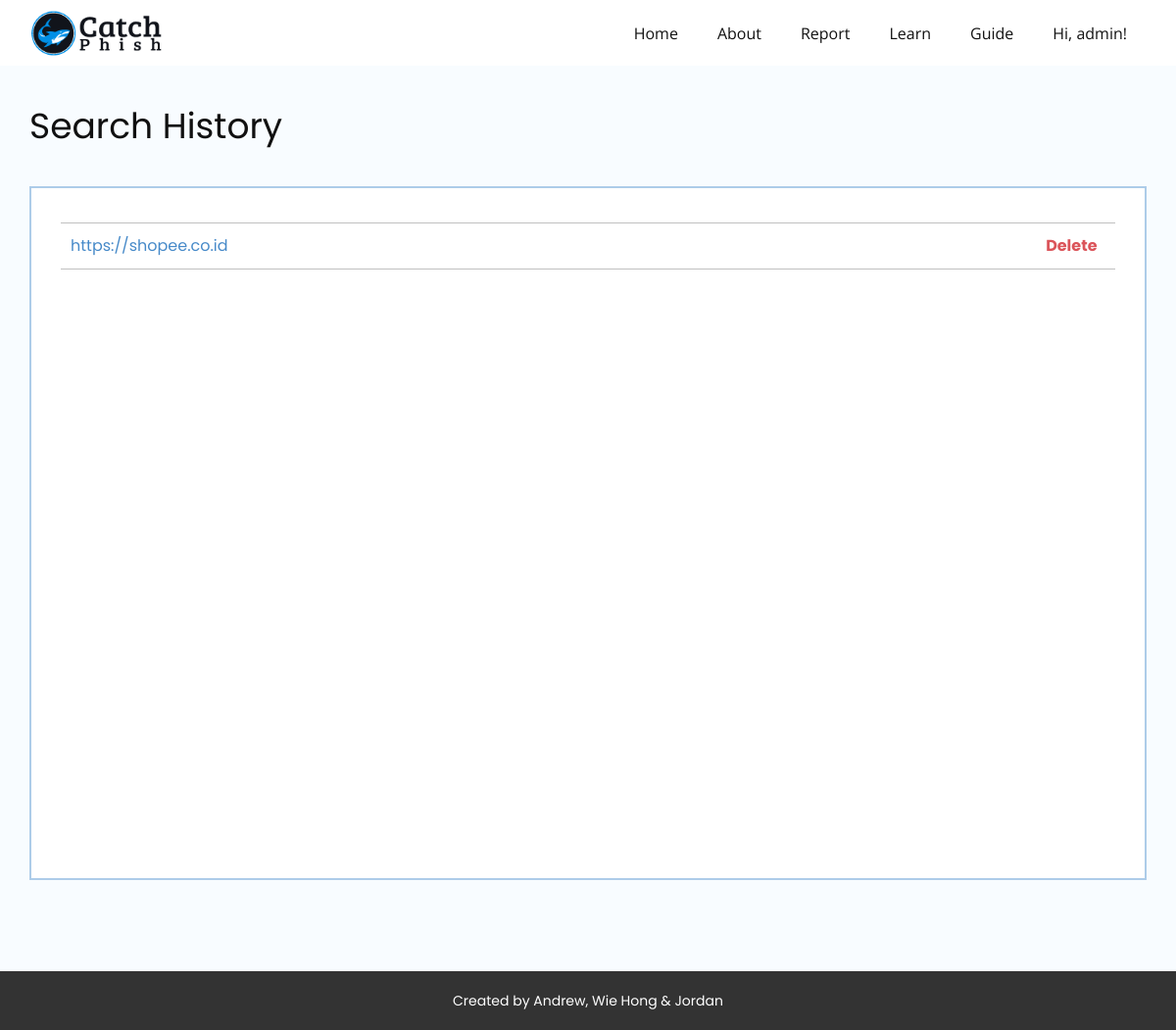
/history/ (signed in), run on an earlier commit of the app's database.
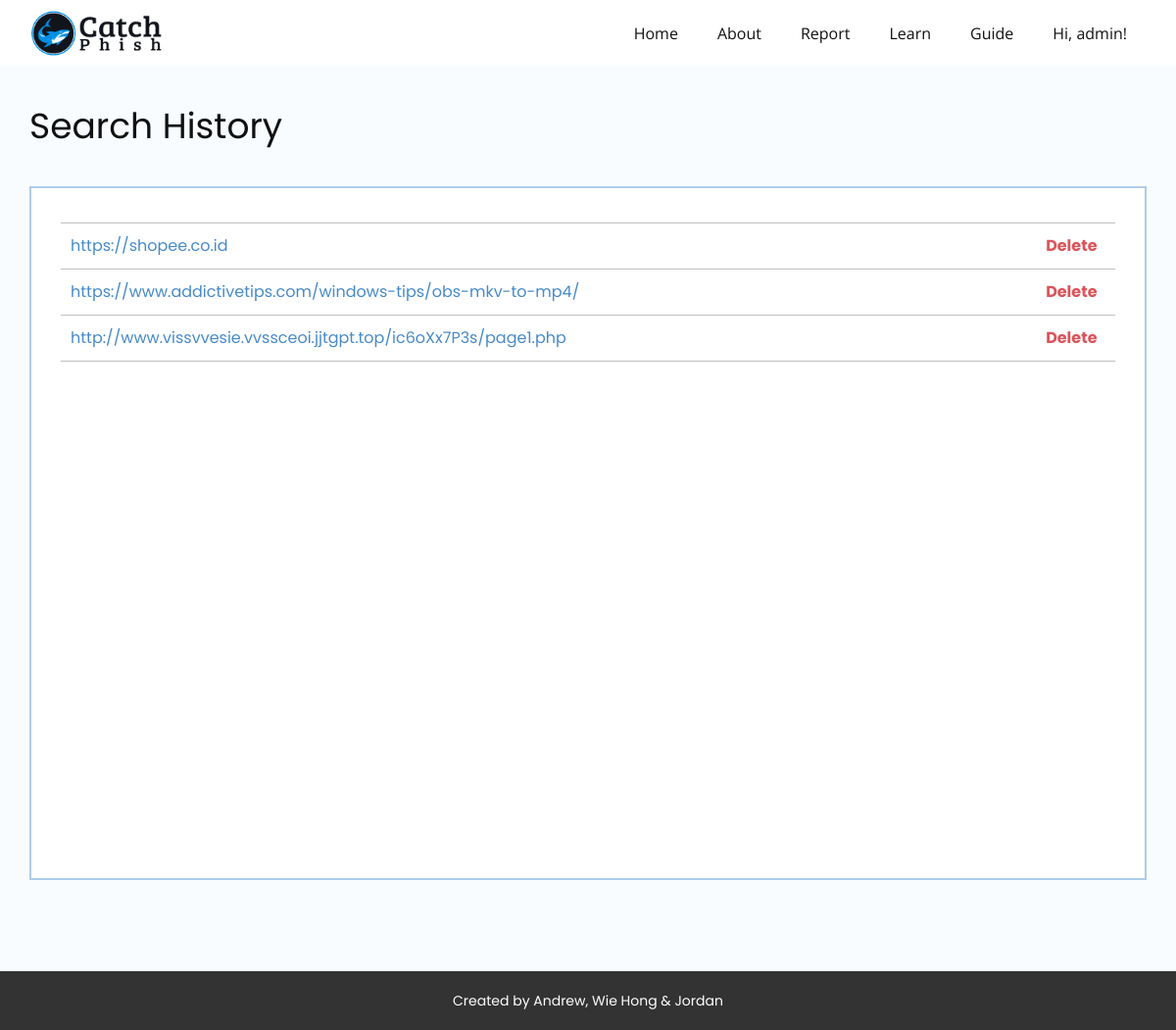
And on a later commit of the database.
### predict/models.py (models this page shows, shortened)
class historyModel(models.Model):
    user = models.ForeignKey(User, on_delete=models.CASCADE, related_name="url_user", null=True)
    url = models.CharField(max_length=250)
    is_phishing = models.BooleanField(null=True)
    screenshot = models.ImageField(upload_to='images/', null=True)
    whois_domain = models.CharField(max_length=200, null=True)
    whois_registrar = models.CharField(max_length=200, null=True)
    whois_ns = models.CharField(max_length=200, null=True)
    whois_name = models.CharField(max_length=200, null=True)
    whois_org = models.CharField(max_length=200, null=True)
    whois_address = models.CharField(max_length=200, null=True)
    whois_city = models.CharField(max_length=200, null=True)
    whois_exp = models.CharField(max_length=200, null=True)
    whois_crt = models.CharField(max_length=200, null=True)

### predict/views.py (the view)
# urls.py: path('history/', views.history, name='history'),
def history(response):
    print(response)
    return render(response, "history.html", {})

### templates/history.html (shortened to what this page needs)
{% load static %}
<!DOCTYPE html>
<html style="font-size: 16px;" lang="en">
<head>
    <link rel="stylesheet" href="{% static 'history.css' %}" media="screen">
    <link rel="stylesheet" href="{% static 'nicepage.css' %}" media="screen">
  </head>
  <body class="u-body u-xl-mode"><header class="u-clearfix u-header u-sticky u-sticky-a1a1 u-white" id="sec-6d97" data-animation-name="" data-animation-duration="0" data-animation-delay="0" data-animation-direction=""><div class="u-clearfix u-sheet u-valign-middle-lg u-valign-middle-md u-valign-middle-sm u-valign-middle-xs u-sheet-1">
    <img class="u-image u-image-default u-preserve-proportions u-image-1" src="{% static 'images/Logo_2.png' %}" alt="" data-image-width="187" data-image-height="66" data-href="/" data-page-id="246591746">
    <nav class="u-menu u-menu-dropdown u-offcanvas u-menu-1">
      {% if user.is_authenticated %}
      <div class="u-custom-menu u-nav-container">
        <ul class="u-nav u-unstyled"><li class="u-nav-item"><a class="u-button-style u-nav-link" href="/">Home</a>
</li><li class="u-nav-item"><a class="u-button-style u-nav-link" href="/#sec-640d" data-page-id="246591746">About</a>
</li><li class="u-nav-item"><a class="u-button-style u-nav-link" href="/#carousel_62db" data-page-id="246591746">Report</a>
</li><li class="u-nav-item"><a class="u-button-style u-nav-link" href="/#sec-870d" data-page-id="246591746">Learn</a>
</li><li class="u-nav-item"><a class="u-button-style u-nav-link" href="/#carousel_e930" data-page-id="246591746">Guide</a>
</li><li class="u-nav-item"><a class="u-button-style u-nav-link" style="padding-right: 20px;">Hi, {{ user.username }}!</a>
{% endif %}
</li></ul>
      </div>
    </nav>
  </div></header>
    <section class="u-clearfix u-custom-color-1 u-section-1" id="sec-d18e">
      <div class="u-clearfix u-sheet u-sheet-1">
        <h3 class="u-custom-font u-text u-text-default u-text-1">Search History</h3>
        <div class="u-border-2 u-border-palette-1-light-2 u-container-style u-expanded-width u-group u-white u-group-1">
          <div class="u-container-layout u-container-layout-1">
            <div class="u-expanded-width u-table u-table-responsive u-table-1">
              <table class="u-table-entity">
                <colgroup>
                  <col width="91.7%">
                  <col width="8.3%">
                </colgroup>
                <tbody class="u-table-body">
                  {% for td in user.url_user.all %}
                    <tr style="height: 47px;">
                      <td class="u-border-1 u-border-grey-25 u-border-no-left u-border-no-right u-custom-font u-table-cell u-table-cell-1"><a href="/{{td.id}}">{{td.url}}</a><br></td>
                      <td class="u-align-center u-border-1 u-border-grey-25 u-border-no-left u-border-no-right u-custom-font u-table-cell u-text-palette-2-base u-table-cell-2"><a class="u-text-palette-2-base" href="{% url 'delete' td.id %}">Delete</a></td>
                    </tr>
                  {% endfor %}
                </tbody>
              </table>
            </div>
          </div>
        </div>
      </div>
    </section>
    <footer class="u-align-center u-clearfix u-footer u-grey-80 u-footer" id="sec-e2b1"><div class="u-clearfix u-sheet u-valign-middle u-sheet-1">
      <p class="u-custom-font u-small-text u-text u-text-variant u-text-1">Created by Andrew, Wie Hong &amp; Jordan</p>
    </div></footer>
</body></html>

### static/history.css (style rules this page uses)
.u-section-1 { background-image: none; }
.u-section-1 .u-sheet-1 { min-height: 924px; }
.u-section-1 .u-text-1 { font-family: Poppins; font-size: 2.25rem; margin: 40px auto 0 0; }
.u-section-1 .u-group-1 { min-height: 708px; margin-top: 40px; margin-bottom: 60px; height: auto; }
.u-section-1 .u-container-layout-1 { padding-left: 30px; padding-right: 30px; padding-bottom: 30px; }
.u-section-1 .u-table-1 { margin-bottom: 0; margin-top: 35px; }
.u-section-1 .u-table-cell-1 { font-family: Poppins; }
.u-section-1 .u-table-cell-2 { font-family: Poppins; font-weight: 700; }

What changed in the data, as far as the page shows it:
added historyModel: url "https://www.addictivetips.com/windows-tips/obs-mkv-to-mp4/"
added historyModel: url "http://www.vissvvesie.vvssceoi.jjtgpt.top/ic6oXx7P3s/page1.php"
